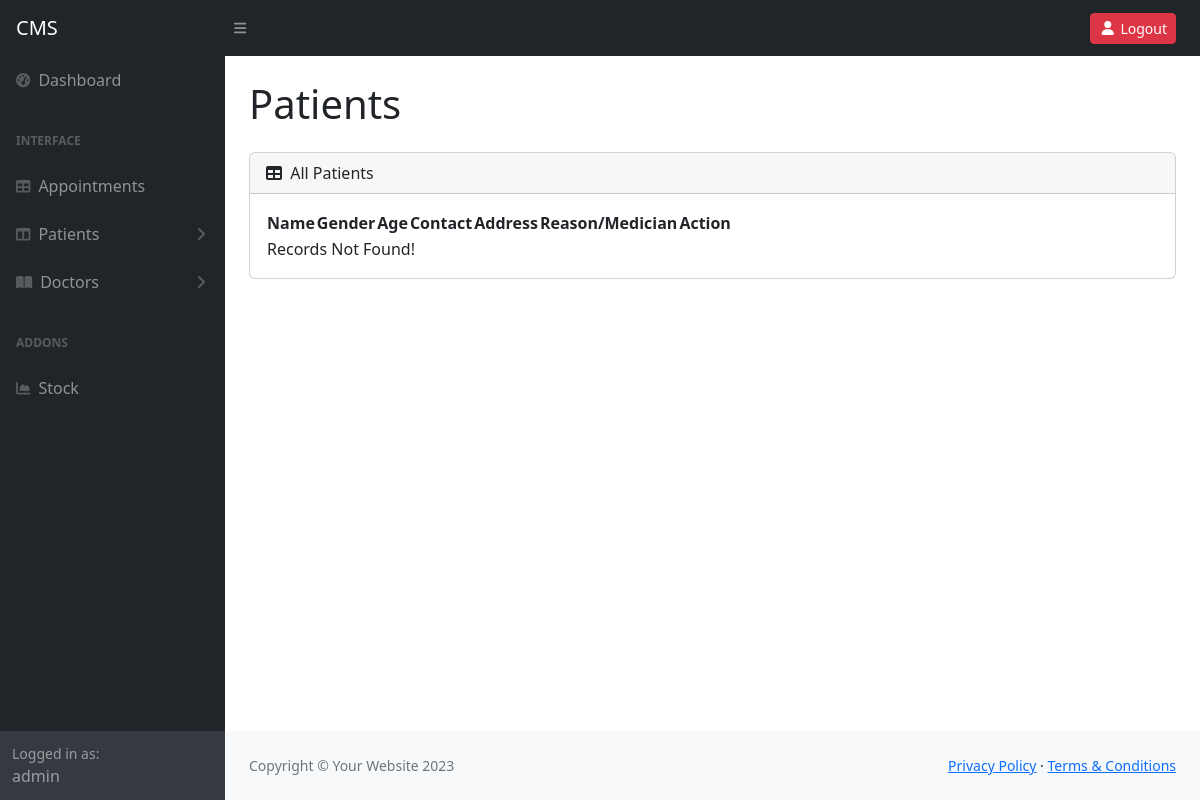
Page /index.php/admin/viewPatient on the earlier database version.
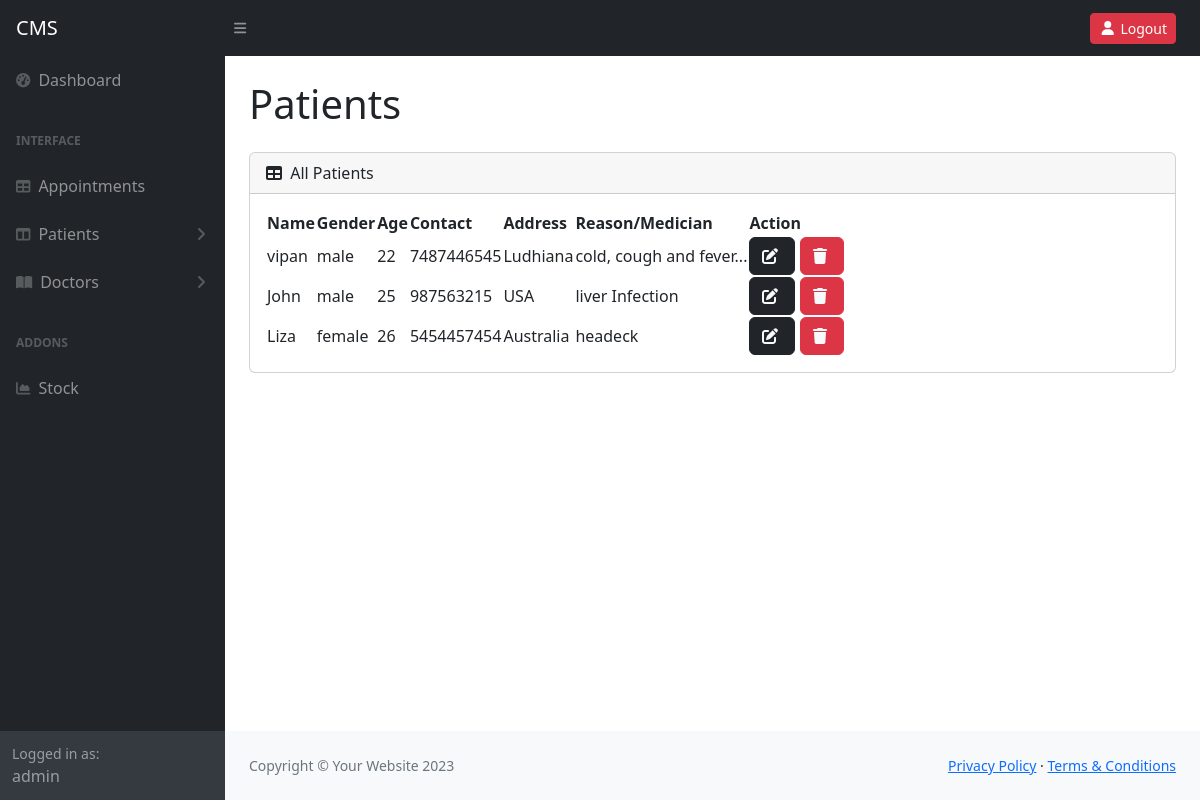
Same page on the later database version.
### tables this page shows
CREATE TABLE `patients` (
  `patient_id` int(5) NOT NULL,
  `name` varchar(150) NOT NULL,
  `gender` varchar(150) NOT NULL,
  `age` varchar(150) NOT NULL,
  `contact` varchar(150) NOT NULL,
  `address` text NOT NULL,
  `reason_medician` text NOT NULL
);

### application/controllers/Admin.php (called while the page is built, shortened)
<?php
	 class Admin extends CI_Controller{
		public function viewPatient(){
	 		$this->load->model('Appointment_model');
	 		$patients = $this->Appointment_model->viewPatient();
	 		$data = array();
			$data['patients'] = $patients;
			$this->load->view('Admin/viewPatient',$data);
		}
	 }
?>

### index.php (called while the page is built, shortened)
<?php
require_once BASEPATH.'core/CodeIgniter.php';

### application/models/Appointment_model.php (called while the page is built, shortened)
<?php
	class Appointment_model extends CI_model{
		function viewPatient(){
			$patients= $this->db->get('patients')->result_array();
			return $patients;
		}
	}
?>

### application/views/Admin/viewPatient.php (the view, shortened to what this page needs)
<?php
$this->load->view('Admin/header');
?>
            <div id="layoutSidenav_content">
                <main>
                    <div class="container-fluid px-4">
                        <h1 class="my-4">Patients</h1>
                        <div class="card mb-4">
                            <div class="card-header">
                                <i class="fas fa-table me-1"></i>
                                All Patients
                            </div>
                            <div class="card-body">
                                <table id="datatablesSimple">
                                    <thead>
                                        <tr>
                                            <th>Name</th>
                                            <th>Gender</th>
                                            <th>Age</th>
                                            <th>Contact</th>
                                            <th>Address</th>
                                            <th>Reason/Medician</th>
                                            <th>Action</th>
                                        </tr>
                                    </thead>
                                    <tbody>
                                        <?php if(!empty($patients)){
                                    foreach ($patients as $patient){
                                    ?>
                                        <tr>
                                            <td><?php echo $patient['name']; ?></td>
                                            <td><?php echo $patient['gender']; ?></td>
                                            <td><?php echo $patient['age']; ?></td>
                                            <td><?php echo $patient['contact']; ?></td>
                                            <td><?php echo $patient['address']; ?></td>
                                            <td><?php echo $patient['reason_medician']; ?></td>
                                  <td>
                                <a href="#" class="text-light btn btn-dark"><i class="fas fa-edit me-1"></i></a>
                                <a onclick="return confirm('Are you sure to delete this?')" href="#" class="text-light btn btn-danger"><i class="fas fa-trash me-1"></i></a>
                            </td>
                                        </tr>
                                        <?php }
                                    } else{
                                ?>
                                 <tr>
                                    <td colspan="5">Records Not Found!</td>
                                </tr>
                                <?php
                                    }
                                ?>
                                    </tbody>
                                </table>
                            </div>
                        </div>
                    </div>
                </main>
<?php
$this->load->view('Admin/footer');
?>

### application/views/Admin/header.php (shortened to what this page needs)
<!DOCTYPE html>
<html lang="en">
    <head>
        <link href="https://cdn.jsdelivr.net/npm/simple-datatables@7.1.2/dist/style.min.css" rel="stylesheet" />
        <link href="<?php echo base_url().'assets/css/styles.css';?>" rel="stylesheet" />
    </head>
    <body class="sb-nav-fixed">
        <nav class="sb-topnav navbar navbar-expand navbar-dark bg-dark">
            <a class="navbar-brand ps-3" href="<?php echo site_url().'/Admin/dashboard'; ?>">CMS</a>
            <button class="btn btn-link btn-sm order-1 order-lg-0 me-4 me-lg-0" id="sidebarToggle" href="#!"><i class="fas fa-bars"></i></button>
            <ul class="navbar-nav ms-auto ms-md-0 me-3 me-lg-4">
                <li class="nav-item dropdown">
                    <a href="<?php echo base_url().'Admin/signOut' ?>" class="btn btn-danger btn-sm"><i class="fas fa-user fa-fw"></i> Logout</a>
                </li>
            </ul>
        </nav>
        <div id="layoutSidenav">
            <div id="layoutSidenav_nav">
                <nav class="sb-sidenav accordion sb-sidenav-dark" id="sidenavAccordion">
                    <div class="sb-sidenav-menu">
                        <div class="nav">
                            <a class="nav-link" href="<?php echo site_url().'/Admin/dashboard' ?>">
                                <div class="sb-nav-link-icon"><i class="fas fa-tachometer-alt"></i></div>
                                Dashboard
                            </a>
                            <div class="sb-sidenav-menu-heading">Interface</div>
                             <a class="nav-link" href="<?php echo site_url().'/Admin/appointment'; ?>">
                                <div class="sb-nav-link-icon"><i class="fas fa-table"></i></div>
                                Appointments
                            </a>
                            <a class="nav-link collapsed" href="#" data-bs-toggle="collapse" data-bs-target="#collapseLayouts" aria-expanded="false" aria-controls="collapseLayouts">
                                <div class="sb-nav-link-icon"><i class="fas fa-columns"></i></div>
                                Patients
                                <div class="sb-sidenav-collapse-arrow"><i class="fas fa-angle-down"></i></div>
                            </a>
                            <a class="nav-link collapsed" href="#" data-bs-toggle="collapse" data-bs-target="#collapsePages" aria-expanded="false" aria-controls="collapsePages">
                                <div class="sb-nav-link-icon"><i class="fas fa-book-open"></i></div>
                                Doctors
                                <div class="sb-sidenav-collapse-arrow"><i class="fas fa-angle-down"></i></div>
                            </a>
                            <div class="sb-sidenav-menu-heading">Addons</div>
                            <a class="nav-link" href="charts.html">
                                <div class="sb-nav-link-icon"><i class="fas fa-chart-area"></i></div>
                                Stock
                            </a>
                        </div>
                    </div>
                    <div class="sb-sidenav-footer">
                        <div class="small">Logged in as:</div>
                        admin
                    </div>
                </nav>
            </div>

### application/views/Admin/footer.php (shortened to what this page needs)
<footer class="py-4 bg-light mt-auto">
                    <div class="container-fluid px-4">
                        <div class="d-flex align-items-center justify-content-between small">
                            <div class="text-muted">Copyright &copy; Your Website 2023</div>
                            <div>
                                <a href="#">Privacy Policy</a>
                                &middot;
                                <a href="#">Terms &amp; Conditions</a>
                            </div>
                        </div>
                    </div>
                </footer>
            </div>
        </div>
    </body>
</html>

Differences in the rows shown:
added patients: name "vipan", gender "male", age "22", contact "7487446545", address "Ludhiana", reason_medician "cold, cough and fever..."
added patients: name "John", gender "male", age "25", contact "987563215", address "USA", reason_medician "liver Infection"
added patients: name "Liza", gender "female", age "26", contact "5454457454", address "Australia", reason_medician "headeck"
Other differences:
text no longer shown: "Records Not Found!"
